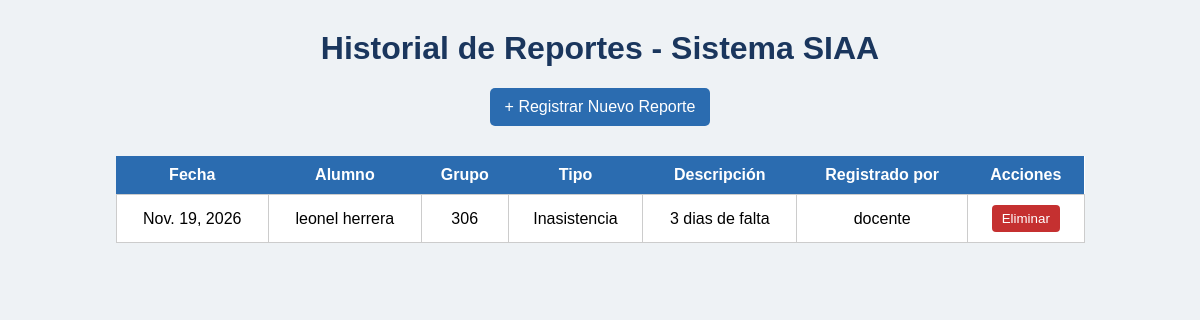
The app's page /, older data.
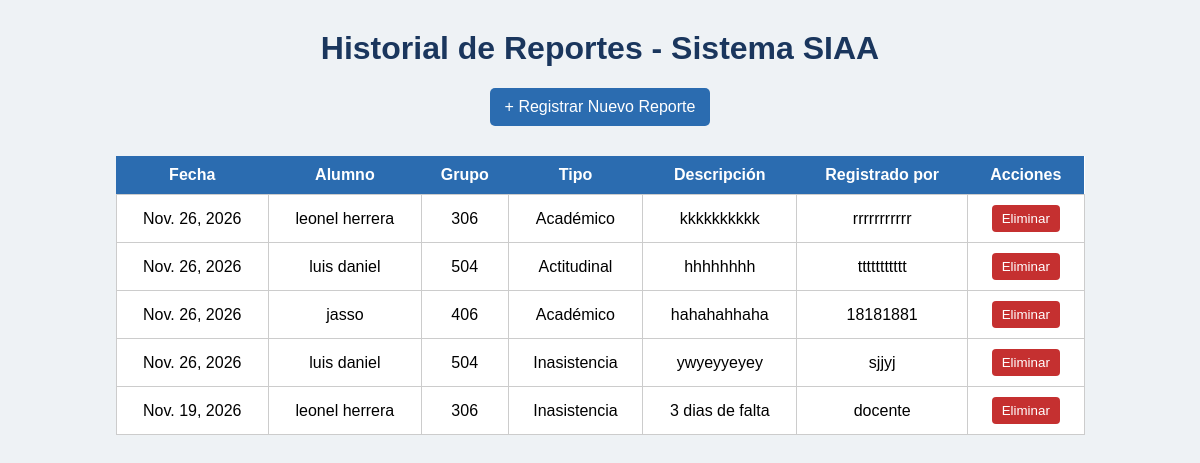
The same page, newer data.
### reportes/models.py (models this page shows, shortened)
class Reporte(models.Model):
    TIPOS_REPORTE = [
        ('INASISTENCIA', 'Inasistencia'),
        ('ACTITUDINAL', 'Actitudinal'),
        ('ACADEMICO', 'Académico'),
    ]
    alumno = models.ForeignKey(Alumno, on_delete=models.CASCADE, related_name='reportes')
    tipo = models.CharField(max_length=15, choices=TIPOS_REPORTE)
    descripcion = models.TextField()
    fecha = models.DateField(auto_now_add=True)
    registrado_por = models.CharField(max_length=100)

class Alumno(models.Model):
    matricula = models.CharField(max_length=20, unique=True)
    nombre_completo = models.CharField(max_length=150)
    grupo = models.CharField(max_length=10)
    semestre = models.IntegerField()

### reportes/views.py (the view)
# urls.py: path('', views.lista_reportes, name='lista_reportes'),
def lista_reportes(request):
    tipo_filtro = request.GET.get('tipo')
    if tipo_filtro:
        reportes = Reporte.objects.filter(tipo=tipo_filtro).order_by('-fecha')
    else:
        reportes = Reporte.objects.all().order_by('-fecha')
    return render(request, 'reportes/lista_reportes.html', {
        'reportes': reportes,
        'tipos_reporte': Reporte.TIPOS_REPORTE,
        'tipo_seleccionado': tipo_filtro
    })

### reportes/templates/reportes/lista_reportes.html (shortened to what this page needs)
<!DOCTYPE html>
<html lang="es">
<head>
</head>
<body>
    <h1>Historial de Reportes - Sistema SIAA</h1>
    <a href="{% url 'crear_reporte' %}" class="boton">+ Registrar Nuevo Reporte</a>
    <table>
        <tr>
            <th>Fecha</th>
            <th>Alumno</th>
            <th>Grupo</th>
            <th>Tipo</th>
            <th>Descripción</th>
            <th>Registrado por</th>
            <th>Acciones</th>
        </tr>
        {% for reporte in reportes %}
        <tr>
            <td>{{ reporte.fecha|date:"M. d, Y" }}</td>
            <td>{{ reporte.alumno.nombre_completo }}</td>
            <td>{{ reporte.alumno.grupo }}</td>
            <td>{{ reporte.get_tipo_display|default:reporte.tipo }}</td>
            <td>{{ reporte.descripcion }}</td>
            <td>{{ reporte.registrado_por }}</td>
            <td>
                <form action="{% url 'eliminar_reporte' reporte.id %}" method="POST">
                    <button type="submit" class="boton-rojo">Eliminar</button>
                </form>
            </td>
        </tr>
        {% endfor %}
    </table>
</body>
</html>

Row changes from the older to the newer data that the page shows:
added Reporte: fecha "Nov. 26, 2026", alumno.nombre_completo "leonel herrera", alumno.grupo "306", tipo "Académico", descripcion "kkkkkkkkkk", registrado_por "rrrrrrrrrrr"
added Reporte: fecha "Nov. 26, 2026", alumno.nombre_completo "luis daniel", alumno.grupo "504", tipo "Actitudinal", descripcion "hhhhhhhh", registrado_por "ttttttttttt"
added Reporte: fecha "Nov. 26, 2026", alumno.nombre_completo "jasso", alumno.grupo "406", tipo "Académico", descripcion "hahahahhaha", registrado_por "18181881"
added Reporte: fecha "Nov. 26, 2026", alumno.nombre_completo "luis daniel", alumno.grupo "504", tipo "Inasistencia", descripcion "ywyeyyeyey", registrado_por "sjjyj"
